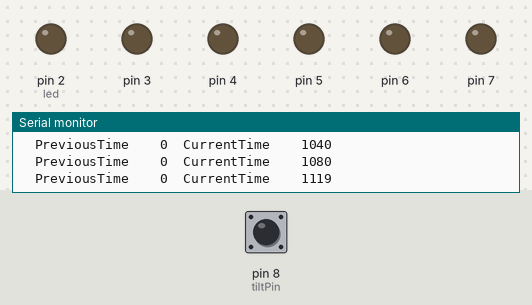
Bench run of a sketch on a simulated Arduino Uno, built with avr-gcc and run on an emulated ATmega328P. On the bench: output pins drawn as LEDs (lit = HIGH), the last lines printed to the serial monitor. The inputs (shaded band) are chosen by the test bench; at power-on: pin 8 (tiltPin) LOW.

Above: at 1.2 s.
1.3 s: pin 8 (tiltPin) driven HIGH
2.8 s: pin 8 (tiltPin) driven LOW
5.8 s: pin 8 (tiltPin) pulsed HIGH 2 times (0.12 s each, 0.3 s apart)
At 6.5 s:
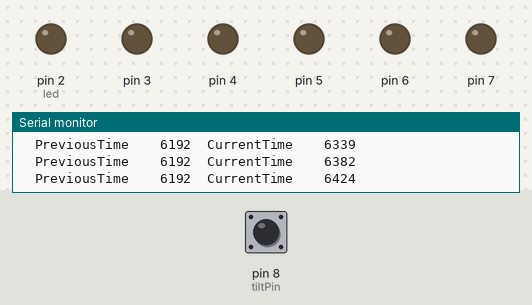
9.4 s: pin 8 (tiltPin) pulsed HIGH 5 times (0.12 s each, 0.3 s apart)
At 16.9 s:
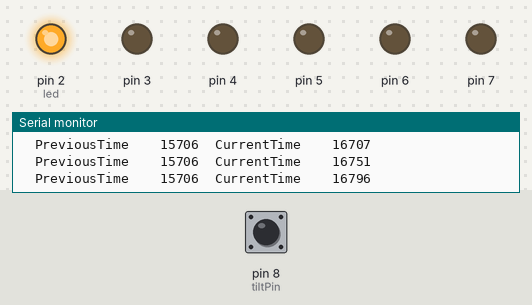
At 21.7 s:
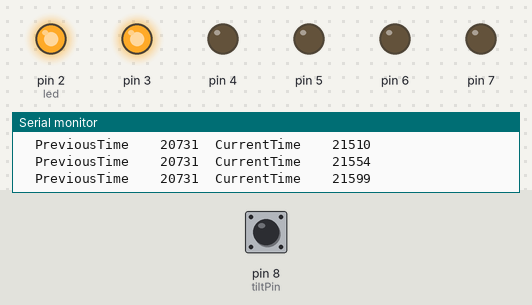
Timing chart, 0 to 27.3 s (numbered marks = the images above; inputs shaded):
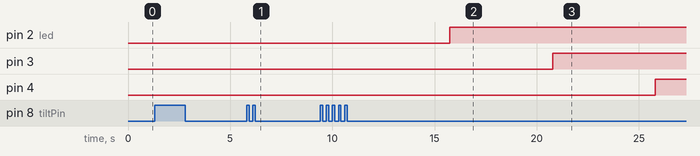

The sketch:

DigitalHourglass.ino
```cpp
const int tiltPin = 8;

unsigned long previousTime = 0;
unsigned long currentTime = 0;
int tiltState = 0;
int prevTiltState = 0;
int led = 2; // First Led
long interval = 5000;

void setup() {
  Serial.begin(9600);
  for(int i=2;i<8;i++) { // Pin 2 to 7 (incl.)
    pinMode(i, OUTPUT);
  }
  pinMode(tiltPin, INPUT);
}

void loop() {

  currentTime = millis();

  Serial.print("\tPreviousTime \t ");
  Serial.print(previousTime);
  Serial.print("\tCurrentTime \t ");
  Serial.println(currentTime);

  if(currentTime - previousTime > interval) {
    previousTime = currentTime;

    if(led == 8) {
      Reset();
      Serial.println("## RESET LEDS ###");
    }

    digitalWrite(led, HIGH);
    Serial.print("Led => ");
    Serial.print(led);
    Serial.println(" - HIGH");

    led++;
  }
  tiltState = digitalRead(tiltPin);

  if(tiltState != prevTiltState) {
      Reset();
      Serial.println("## RESET TILT ###");
  }
  prevTiltState = tiltState;
}

void Reset() {
  led = 2;
  ClearLeds();
  previousTime = currentTime;
}

void ClearLeds() {
  for(int i=2;i<8;i++) { // Pin 2 to 7 (incl.)
      digitalWrite(i, LOW);
  }
}
```

Measured:
- after the input at 5.8 s, pin 2 (led): stays LOW (without the input it goes to HIGH after 2.0 s)
- after the input at 9.4 s, pin 2 (led): LOW → HIGH after 6.4 s instead of 1.9 s; pin 3: LOW → HIGH after 11.4 s instead of 6.9 s; pin 4: LOW → HIGH after 16.4 s instead of 11.9 s; pin 5: stays LOW (without the input it goes to HIGH after 17.0 s)
